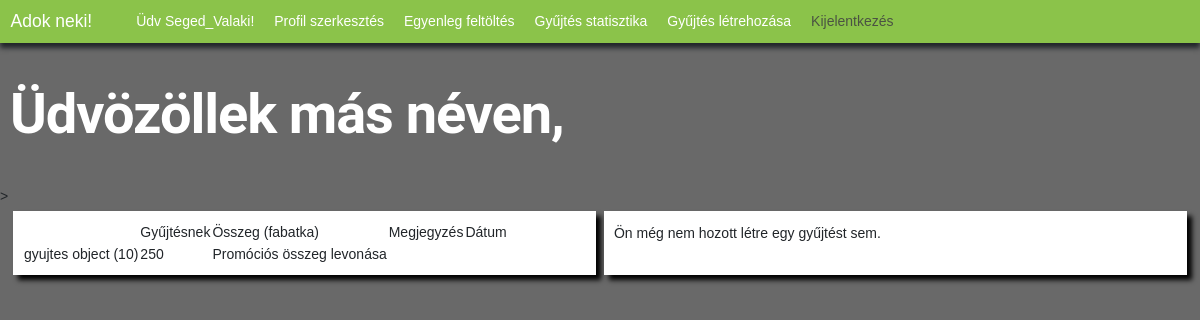
/gyujtesStat/ (signed in), run on the app's committed database.
### app/models.py (models this page shows, shortened)
class fizetes(models.Model):
    ki = models.ForeignKey(settings.AUTH_USER_MODEL, on_delete=models.CASCADE)
    gyujtesnek = models.ForeignKey(gyujtes, on_delete=models.CASCADE)
    mennyit = models.IntegerField()
    megjegyzes = models.CharField(null=True, max_length=255)
    datumIdo_UTC = models.DateTimeField(default=timezone.now())
    class Meta:
        ordering = ["id"]

class gyujtes(models.Model):
    publikalo = models.ForeignKey(
        settings.AUTH_USER_MODEL, on_delete=models.CASCADE)
    cim = models.CharField(max_length=255)
    leiras = models.TextField()
    promocios = models.BooleanField(default=False)
    minAr = models.IntegerField(null=False)
    cel = models.IntegerField()
    jelenleg = models.IntegerField(default=0)
    datumIdo_UTC = models.DateTimeField(default=timezone.now())
    celDatum = models.DateTimeField(null=True)
    class Meta:
        ordering = ["id"]
    def __str__(self) -> str:
        return super().__str__()

### app/views.py (the view)
# urls.py: path("gyujtesStat/", views.gyujtesStat, name="gyujtesStat"),
def gyujtesStat(request):
    UserModel = User.objects.get(id=request.user.id)
    fizetesek = fizetes.objects.filter(ki=UserModel.id)
    print("eltárolt fizetések")
    for i in fizetesek:
        print(i.id)
    print("fizetesek ==0?")
    if len(fizetesek) == 0:
        print("aha")
        fizetesek = "Ön még nem adományozott semmilyen célnak eddig."
    else:
        print("ha nem")
        print(len(fizetesek))
    gyujtesek = gyujtes.objects.filter(publikalo=UserModel.id)
    print("eltárolt gyüjtések")
    for i in gyujtesek:
        print(i.id)
    print("gyujtesek ==0?")
    if len(gyujtesek) == 0:
        print("aha")
        gyujtesek = "Ön még nem hozott létre egy gyűjtést sem."
    else:
        print("ha nem")
        print(gyujtesek)
        print(len(gyujtesek))
    return render(request, "templates/app/gyujtesStatisztika.html", {"cim": "Adok neki! - Gyűjtés és fizetés statisztikák", "fizetesek": fizetesek, "gyujtesek": gyujtesek})

### app/templates/app/gyujtesStatisztika.html (shortened to what this page needs)
{% extends "templates/app/layout/layout_nav.html" %}
{% block content %}
{% if user.is_authenticated %}
<h1 id="oldalcim">Üdvözöllek {{felhasznaloAlapertelmezett.first_name}} más néven,
    {{felhasznaloAlapertelmezett.username}} </h1>
>
<div id="oldal_dobozVER">
    <div id="doboz">
        {% if fizetes == "Ön még nem adományozott semmilyen célnak eddig."%}
        <p id="hiba">{{fizetesek}}</p>
        {%else%}
        <table>
            <thead>
                <th>
                <td>Gyűjtésnek</td>
                <td>Összeg (fabatka)</td>
                <td>Megjegyzés</td>
                <td>Dátum</td>
                </th>
            </thead>
            <tbody>
                {%for i in fizetesek%}
                <tr>
                    <td>{{i.gyujtesnek}}</td>
                    <td>{{i.mennyit}}</td>
                    <td>{{i.megjegyzes}}</td>
                </tr>
                {%endfor%}
            </tbody>
        </table>
        {%endif%}
    </div>
    <div id="doboz">
        {% if gyujtesek == "Ön még nem hozott létre egy gyűjtést sem."%}
        <p id="hiba">{{gyujtesek}}</p>
        {%endif%}
    </div>
</div>
{% else %}
<p id="alternativValasz">Úgy tűnik, hogy nem vagy bejelentkezve! <a href="{% url 'bejelentkezes' %}">Jelentkezz be</a>
    az oldal megtekintéséhez!</p>
{% endif %}
{% endblock %}

### app/templates/app/layout/layout_nav.html (shortened to what this page needs)
{% extends "templates/app/layout/layout_head.html"%}
{%block navbar%}
<nav class="navbar navbar-expand-lg bg-primary">
    <div class="container-fluid">
        <a href="{% url 'kezdolap' %}" id="kezdolapVissza" class="navbar-brand">Adok neki!</a>
        <div class="collapse navbar-collapse" id="navbarNavDropdown">
            {% if user.is_authenticated%}
            <ul class="navbar-nav">
                <li class="nav-item">
                </li>
                <li><a href="{%url 'profil'%}" id="ugras" class="nav-item">Üdv {{request.user.username}}!</a></li>
                <li><a href="{%url 'profilSzerk'%}" id="ugras" class="nav-item">Profil szerkesztés</a></li>
                <li><a href="{%url 'egyenlegFel'%}" id="ugras" class="nav-item">Egyenleg feltöltés</a></li>
                <li><a href="{%url 'gyujtesStat'%}" id="ugras" class="nav-item">Gyűjtés statisztika</a></li>
                <li><a href="{%url 'ujGyujtes'%}" id="ugras" class="nav-item">Gyűjtés létrehozása</a></li>
                <li>
                    <a href="{% url 'kijelentkezes'%}" class="mdl-navigation__link nav-item">Kijelentkezés</a>
                </li>
            </ul>
            {%else%}
            <ul class="navbar-nav">
                <li class="nav-item">
                    <a href="{% url 'bejelentkezes' %}" class="mdl-navigation__link">Bejelentkezés</a>
                </li>
            </ul>
            {%endif%}
        </div>
    </div>
</nav>
{%endblock%}

### app/static/app/main_style.css (style rules this page uses)
body { background-color: #696969; }
#oldalcim { color: white; font-weight: 700; padding: 10px; }
p { text-align: justify; }
#kezdolapVissza { color: white; text-decoration-line:none; }
#doboz { background-color: white; padding: 10px; box-shadow: 5px 5px 5px black; }
#ugras { color: white; text-decoration-line: none; }
table { width:-moz-available }
.navbar { box-shadow: 0px 5px 5px; }
.navbar-nav .nav-item { padding: 0 10px 0 10px; }
#oldal_dobozVER { display: flex; flex-direction: row; align-items: stretch; justify-content: space-evenly; align-content: safe; padding: 5px; }
#oldal_dobozVER #doboz { width: 49%; }

### data on the page
fizetes: gyujtesnek "gyujtes object (10)", mennyit "250", megjegyzes "Promóciós összeg levonása"

### other printed values
{{ request.user.username }} "Seged_Valaki"
{{ gyujtesek }} "Ön még nem hozott létre egy gyűjtést sem."
